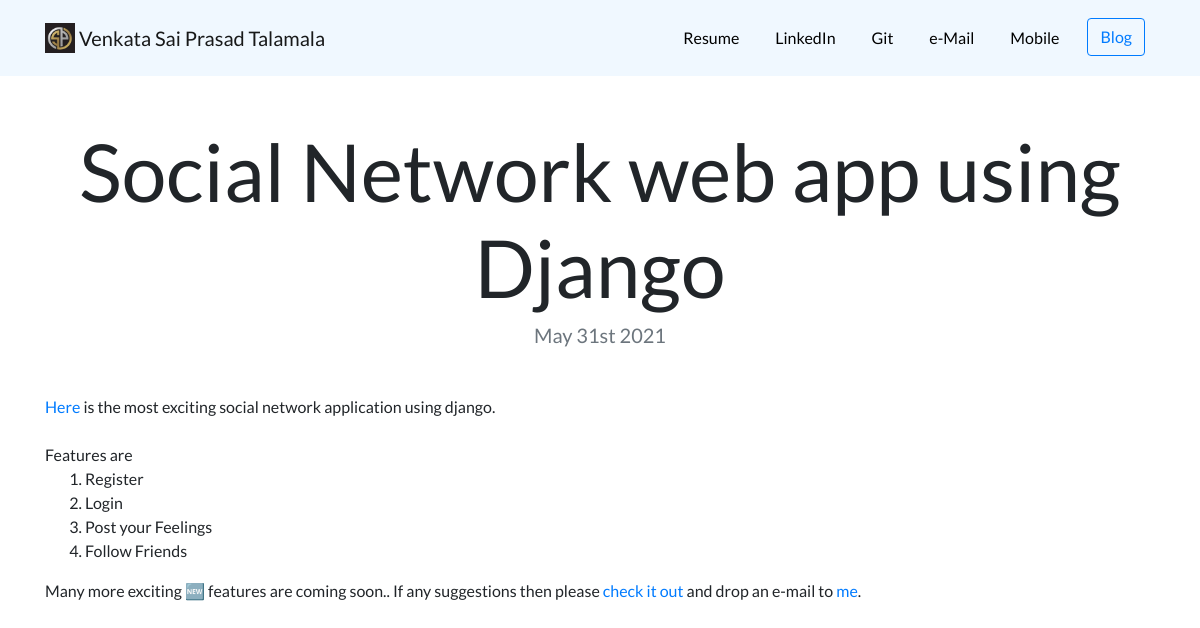
Page /blog/2 on the committed database.
### blog/models.py (models this page shows, shortened)
class Blog(models.Model):
    title = models.CharField(max_length=100, blank=False)
    description = models.TextField()
    date = models.DateTimeField()

### blog/views.py (the view)
# urls.py: path('<int:blog_id>', views.details, name="details")
def details(request, blog_id):
    blog = get_object_or_404(Blog, pk=blog_id)
    return render(request, "details.html", {"blog": blog})

### templates/details.html
{% extends "base.html" %}
{% load static %}
{% block content %}
<h1 class="text-center mt-5" id="blogdetailtitle">{{ blog.title }}</h1>
<h5 class="text-center text-muted mb-5">{{ blog.date|date:'F jS Y' }}</h5>
{{ blog.description|safe }}
{% endblock %}

### static/custom.css (style rules this page uses)
body { font-family: 'Lato', sans-serif; }
@media (min-width: 992px) { #blogdetailtitle { font-size: 5rem; } }

### rows in the picture
Blog: title "Social Network web app using Django", date "May 31st 2021", description "Here is the most exciting social network application using django. Features are Register Login Post your Feelings Follow Friends Many more exciting 🆕 features are coming soon.. If any suggestions then please check it out and drop an e-mail to me ."
